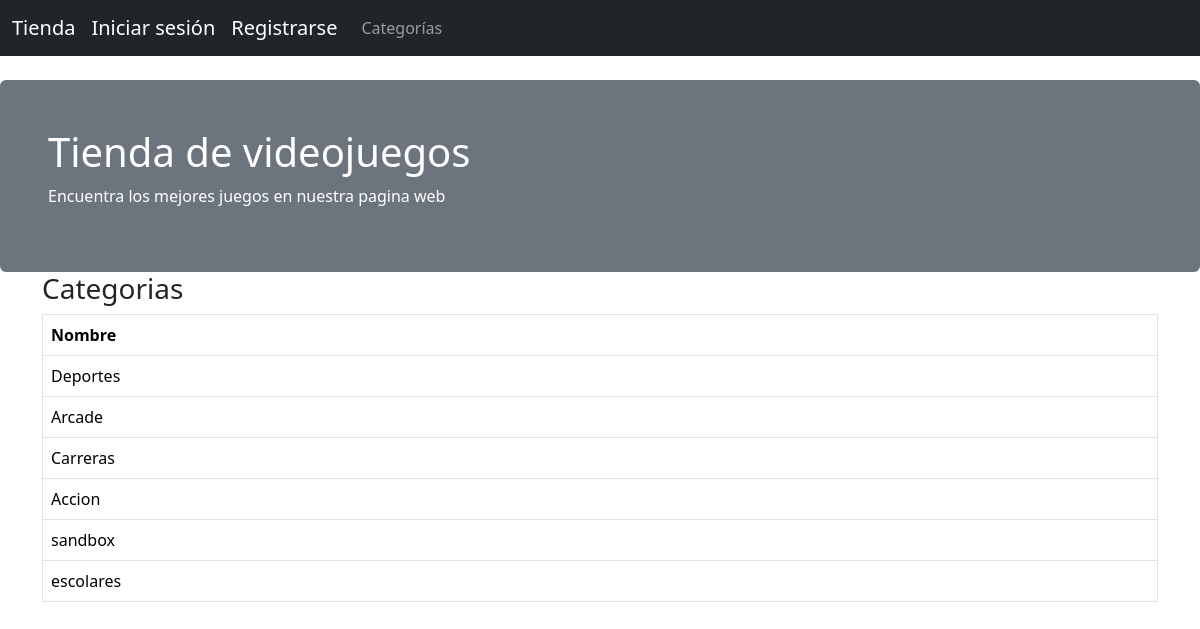
Screenshot of /categorias with the database file from the repository.
### app/models.py (models this page shows, shortened)
class Categorias(db.Model):
    __tablename__='categorias'
    id = Column(Integer,primary_key=True)
    nombre = Column(String(100))
    articulos = relationship('Articulos', cascade="all, delete-orphan", backref='categoria',lazy='dynamic')

### app/app.py (the view)
@app.route('/categorias')
def categorias():
    categorias = Categorias.query.all()
    return render_template('categorias.html', categorias=categorias)

### app/app.py (called while the page is built)
@app.context_processor
def inject_permissions():
    def is_admin():
        return current_user.is_authenticated and current_user.admin
    return dict(is_admin=is_admin)

@app.context_processor
def contar_carrito():
    if not current_user.is_authenticated:
        return {'num_articulos':0}
    if request.cookies.get(str(current_user.id)) is None:
        return {'num_articulos':0}
    else:
        datos=json.loads(request.cookies.get(str(current_user.id)))
        return {'num_articulos':len(datos)}

### app/templates/categorias.html (shortened to what this page needs)
{% extends "base2.html" %}
{% block contenido %}
    <div class="container">
        <h3>Categorias</h3>
        <div class="list-group">
            <table class="table table-bordered">
                <tr>
                    <th>Nombre</th>
                    {% for cat in categorias %}
                        <tr>
                            <td>{{cat.nombre}}</td>
                        </tr>
                    {% endfor %}
                </tr>
            </table>
        </div>
    </div>
{% endblock %}

### rows the page displays
Categorias: nombre "Deportes"
Categorias: nombre "Arcade"
Categorias: nombre "Carreras"
Categorias: nombre "Accion"
Categorias: nombre "sandbox"
Categorias: nombre "escolares"
